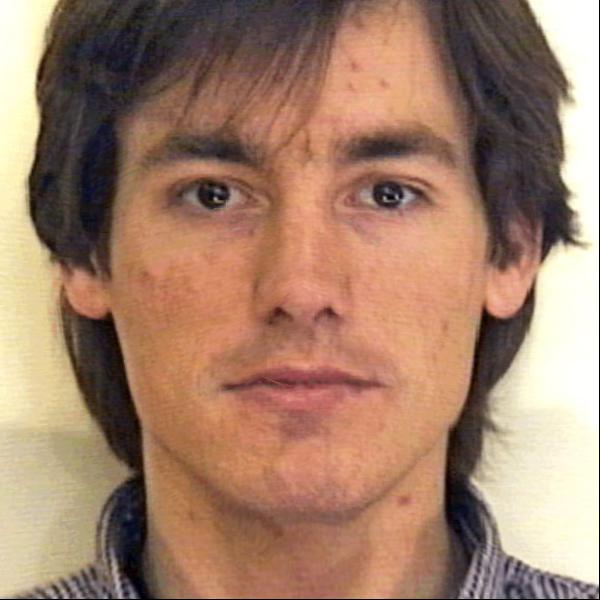
#> input picture Aberdeen/0.jpg, 600 x 600 px; its folder holds only this picture in this run
$ python img2mat.py
#> lines starting #> are read from the running program, lines starting #| are printed output that depends on the picture
# -*- coding: utf-8 -*-
"""
Created on Mon Jan 14 21:05:06 2019

@author: CivilKen
"""

import os
import numpy as np
from skimage.transform import resize
from skimage import io

imgfiles = os.listdir('Aberdeen')
X = np.zeros((7500,415))

for i in range(len(imgfiles)):
    img = 'Aberdeen/'+imgfiles[i]
    result = np.array(io.imread(img))
#> result is the input picture: shape (600, 600, 3); mean R, G, B 163, 128.2, 106.8
    result = resize(result,(50,50,3))
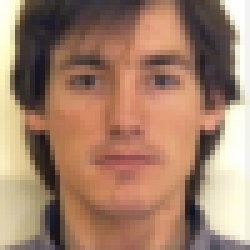
#> result: shape (50, 50, 3) float64 (shown 5 times larger); mean R, G, B 0.64, 0.504, 0.42
    flatimg = result.flatten()
#> flatimg = 7500 values, max 1 at index 142, min 0.0703 at index 6414, mean 0.521
    X[:,i] = flatimg
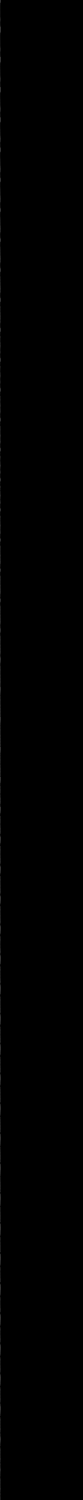
#> X: shape (7500, 415) float64 (shown at 1/5 size); min 0, max 1, mean 0.00126

np.save('X.npy', X)

$ run again, on Aberdeen/101.jpg
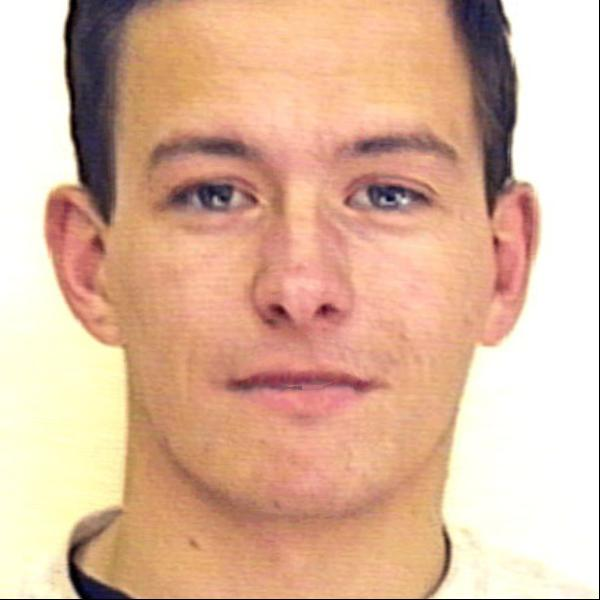
#> input picture Aberdeen/101.jpg, 600 x 600 px
#> result is the input picture: shape (600, 600, 3); mean R, G, B 220.8, 182.1, 157.4
#> `result = resize(result,(50,50,3))`:
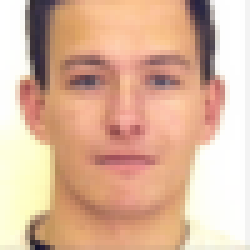
#> result: shape (50, 50, 3) float64 (shown 5 times larger); mean R, G, B 0.867, 0.715, 0.619
#> flatimg = 7500 values, max 1 at index 0, min 0.0737 at index 7372, mean 0.734
